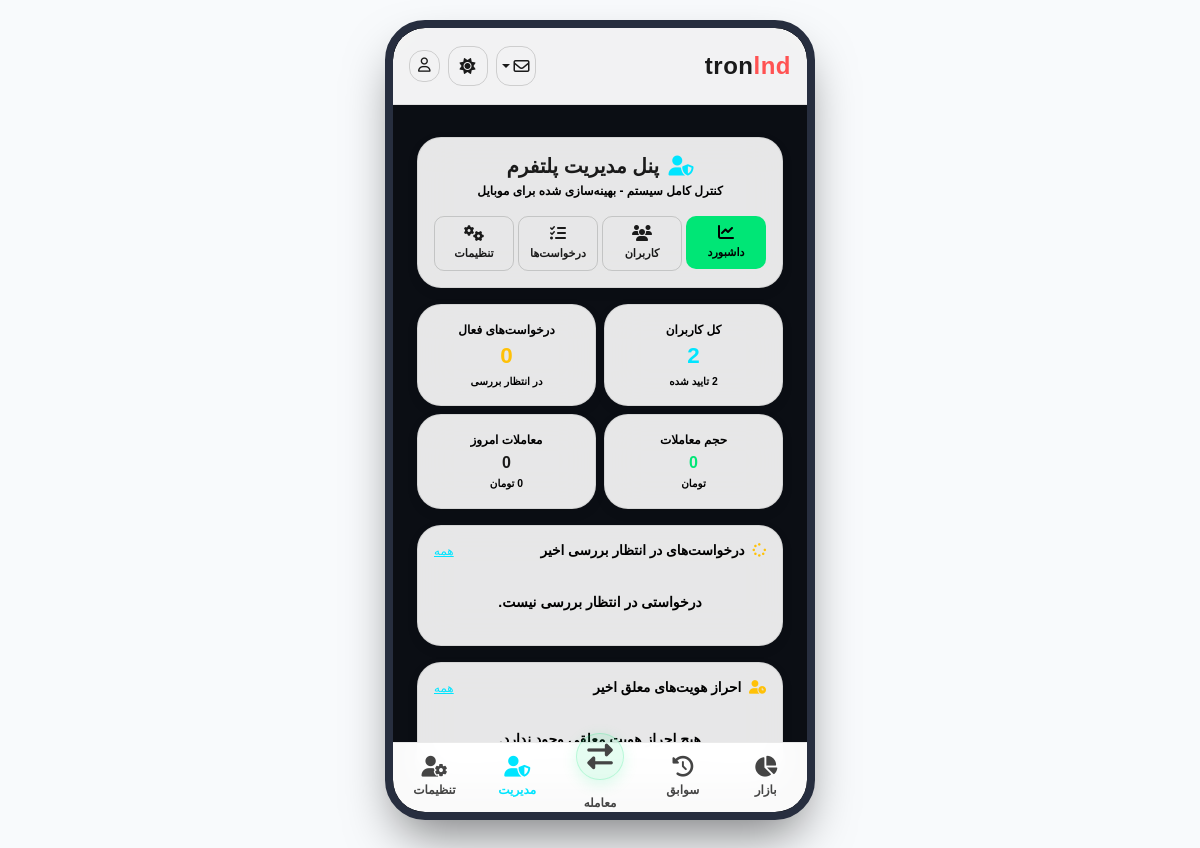
Before: /panel/ (signed in) with the older database file.
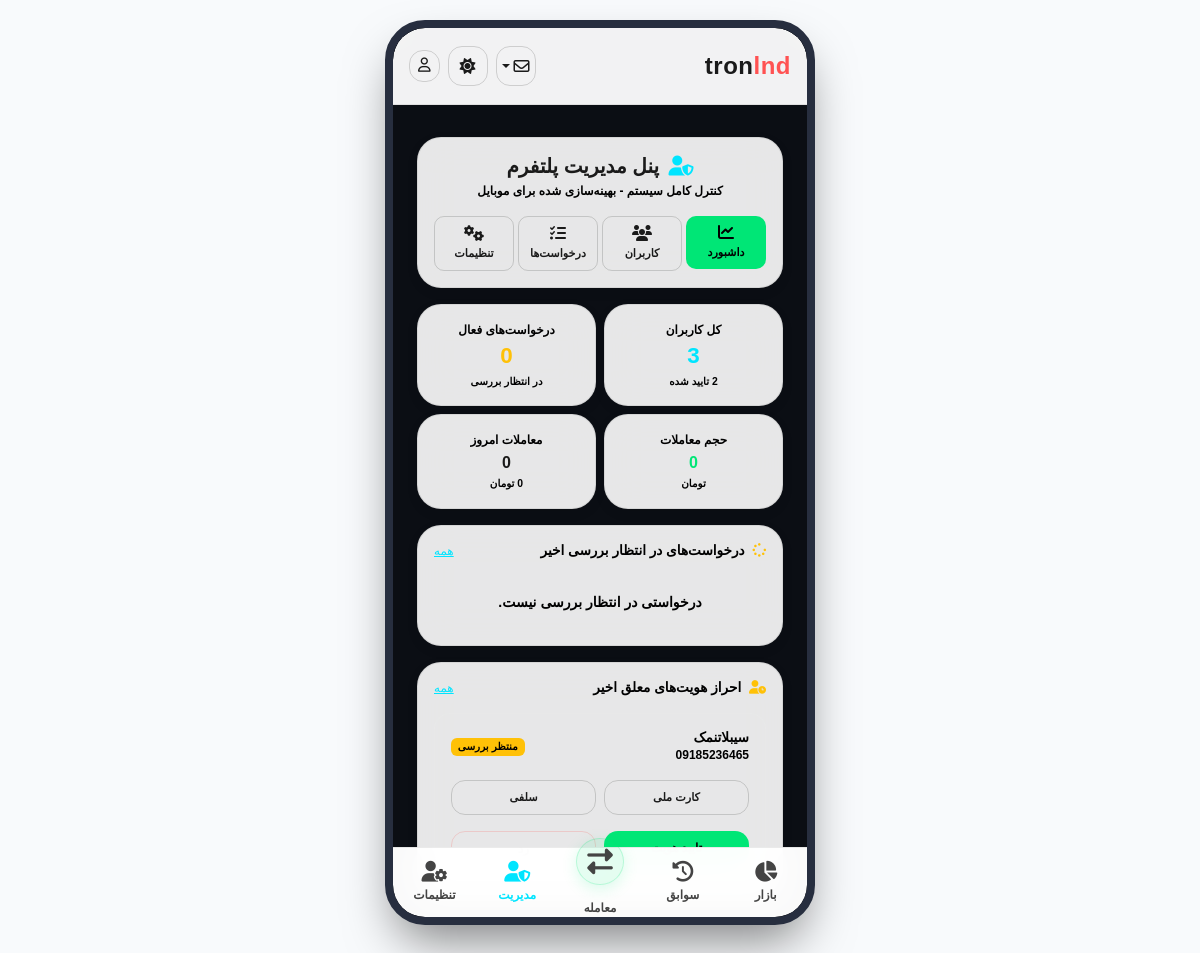
After: the same page with the newer database file.
### accounts/models.py (models this page shows, shortened)
class CustomUser(AbstractUser):
    full_name = models.CharField(
        max_length=200,
        verbose_name="نام کامل"
    )
    mobile = models.CharField(
        max_length=11,
        unique=True,
        verbose_name="شماره موبایل"
    )
    national_card_image = models.ImageField(
        upload_to='national_cards/',
        blank=True,
        null=True
    )
    selfie_image = models.ImageField(
        upload_to='selfies/',
        blank=True,
        null=True
    )
    card_number = models.CharField(
        max_length=16,
        blank=True
    )
    iban = models.CharField(
        max_length=26,
        blank=True
    )
    is_verified = models.BooleanField(
        default=False
    )

### admin_panel/views.py (the view)
# urls.py: path('', views.dashboard, name='panel_dashboard'),
@staff_member_required
def dashboard(request):
    total_users = CustomUser.objects.count()
    total_transactions = Transaction.objects.count()
    verified_users = CustomUser.objects.filter(is_verified=True).count()
    unverified_users = CustomUser.objects.filter(is_verified=False).count()
    pending_transactions_count = Transaction.objects.filter(status='paid').count()
    completed_transactions = Transaction.objects.filter(status='completed').count()
    rejected_transactions = Transaction.objects.filter(status='rejected').count()
    buy_count = Transaction.objects.filter(request_type='BUY').count()
    sell_count = Transaction.objects.filter(request_type='SELL').count()
    total_volume = Transaction.objects.filter(status='completed').aggregate(
        total=Sum('total_price')
    )['total'] or 0
    buy_volume = Transaction.objects.filter(status='completed', request_type='BUY').aggregate(
        total=Sum('total_price')
    )['total'] or 0
    sell_volume = Transaction.objects.filter(status='completed', request_type='SELL').aggregate(
        total=Sum('total_price')
    )['total'] or 0
    pending_volume = Transaction.objects.filter(status__in=['paid']).aggregate(
        total=Sum('total_price')
    )['total'] or 0
    today = timezone.now().date()
    today_start = timezone.make_aware(timezone.datetime.combine(today, timezone.datetime.min.time()))
    today_transactions = Transaction.objects.filter(created_at__gte=today_start).count()
    today_volume = Transaction.objects.filter(
        created_at__gte=today_start, status='completed'
    ).aggregate(total=Sum('total_price'))['total'] or 0
    pending_tx_list = Transaction.objects.filter(
        status__in=['paid']
    ).order_by('created_at')[:10]
    unverified_users_list = CustomUser.objects.filter(is_verified=False).order_by('date_joined')[:10]
    context = {
        'total_users': total_users,
        'total_transactions': total_transactions,
        'verified_users': verified_users,
        'unverified_users': unverified_users,
        'pending_transactions': pending_transactions_count,
        'completed_transactions': completed_transactions,
        'rejected_transactions': rejected_transactions,
        'buy_count': buy_count,
        'sell_count': sell_count,
        'total_volume': total_volume,
        'buy_volume': buy_volume,
        'sell_volume': sell_volume,
        'pending_volume': pending_volume,
        'today_transactions': today_transactions,
        'today_volume': today_volume,
        'pending_transactions_list': pending_tx_list,
        'unverified_users_list': unverified_users_list,
    }
    return render(request, 'admin_panel/dashboard.html', context)

### admin_panel/templates/admin_panel/dashboard.html (shortened to what the changed rows need)
{% extends 'core/base.html' %}
{% load humanize %}
{% block content %}
<div class="container my-3 px-2">
    <div class="row g-2 mb-3">
        <div class="col-6">
            <div class="glass-card p-3 text-center h-100 d-flex flex-column justify-content-center">
                <span class="text-custom-muted d-block small mb-1" style="font-size: 0.75rem;">کل کاربران</span>
                <h3 class="fw-bold text-cyan mb-1" style="font-size: 1.4rem;">{{ total_users }}</h3>
                <small class="text-neon-green" style="font-size:0.65rem;">{{ verified_users }} تایید شده</small>
            </div>
        </div>
    </div>
    <div class="glass-card p-3 mb-3">
        <div class="d-flex flex-column gap-2">
            {% for u in unverified_users_list %}
            <div class="p-3 rounded-4" style="background: rgba(255,255,255,0.02); border: 1px solid rgba(255,255,255,0.05);">
                <div class="d-flex justify-content-between align-items-center mb-3">
                    <div>
                        <h6 class="text-white mb-0 fw-bold" style="font-size: 0.85rem;">{{ u.full_name|default:u.username }}</h6>
                        <small class="text-custom-muted d-block" style="font-size:0.75rem;">{{ u.mobile }}</small>
                    </div>
                    <span class="badge bg-warning text-dark" style="font-size: 0.65rem;">منتظر بررسی</span>
                </div>
                {% if u.national_card_image or u.selfie_image %}
                <div class="d-flex gap-2 mb-3">
                    {% if u.national_card_image %}
                    <a href="{{ u.national_card_image.url }}" target="_blank" class="btn btn-sm btn-modern btn-modern-outline py-1.5 px-2 w-50" style="font-size:0.7rem;">کارت ملی</a>
                    {% endif %}
                    {% if u.selfie_image %}
                    <a href="{{ u.selfie_image.url }}" target="_blank" class="btn btn-sm btn-modern btn-modern-outline py-1.5 px-2 w-50" style="font-size:0.7rem;">سلفی</a>
                    {% endif %}
                </div>
                {% endif %}
                <div class="d-flex gap-2">
                    <form action="{% url 'panel_user_verify' u.id %}" method="post" class="w-50">
                        <button type="submit" class="btn btn-sm btn-modern btn-modern-primary w-100 py-2 fw-bold" style="font-size:0.75rem;">تایید هویت</button>
                    </form>
                    <form action="{% url 'panel_user_verify' u.id %}" method="post" class="w-50">
                        <button type="submit" class="btn btn-sm btn-modern btn-modern-outline w-100 py-2 text-coral" style="font-size:0.75rem; border-color: rgba(255,82,82,0.2);">رد</button>
                    </form>
                </div>
            </div>
            {% empty %}
            <p class="text-center text-custom-muted py-3 small mb-0">هیچ احراز هویت معلقی وجود ندارد.</p>
            {% endfor %}
        </div>
    </div>
</div>
{% endblock %}

Changed rows visible on the page:
added CustomUser: full_name "سیبلاتنمک", mobile "09185236465"
Other visible differences:
{{ total_users }}: "2" → "3"
text no longer shown: "هیچ احراز هویت معلقی وجود ندارد."
